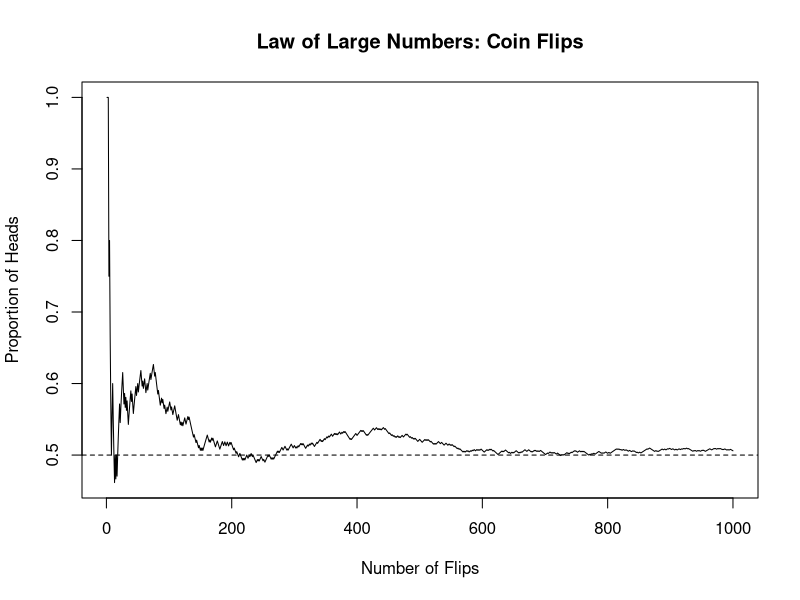

Generate this figure with R:
## ---- chunk 1
# Simulasi lempar koin untuk menunjukkan pola jangka panjang
set.seed(123)
n_flips <- 1000
flips <- sample(c("Head", "Tail"), n_flips, replace = TRUE)

# Proporsi Head secara kumulatif
cumulative_heads <- cumsum(flips == "Head")
cumulative_prop <- cumulative_heads / (1:n_flips)

# Plot konvergensi ke 0.5
plot(1:n_flips, cumulative_prop, type = "l",
     xlab = "Number of Flips", 
     ylab = "Proportion of Heads",
     main = "Law of Large Numbers: Coin Flips")
abline(h = 0.5, lty = 2)
## ---- chunk 2
# Ruang sampel berdasarkan jumlah Head
S1 <- c("0 Head", "1 Head", "2 Head")
print(S1)
## ---- chunk 3
# Ruang sampel berdasarkan urutan
S2 <- c("HH", "HT", "TH", "TT")
print(S2)
## ---- chunk 4
# Contoh: Password 3 digit (0-9) dan 2 huruf (A-Z)
digit_choices <- 10
letter_choices <- 26
total_passwords <- digit_choices^3 * letter_choices^2
print(paste("Total passwords:", format(total_passwords, scientific = FALSE)))
## ---- chunk 5
# Fungsi helper
permutation <- function(n, k) factorial(n) / factorial(n - k)
combination <- function(n, k) factorial(n) / (factorial(k) * factorial(n - k))

# Contoh: Memilih 3 mahasiswa dari 10 untuk menjadi ketua, wakil, sekretaris
print(paste("Permutasi (urutan penting):", permutation(10, 3)))
print(paste("Kombinasi (urutan tidak penting):", combination(10, 3)))
## ---- chunk 6
# Visualisasi dengan R (sederhana)
# Koin 1: A atau G
# Koin 2: A atau G
hasil_2_koin <- expand.grid(Koin1 = c("A", "G"), 
                            Koin2 = c("A", "G"))
print(hasil_2_koin)
## ---- chunk 7
# Simulasi data diagnosis
S <- expand.grid(Test = c("Positive", "Negative"), 
                 COVID = c("Has", "NoHas"))
print("Sample Space for COVID Test:")
print(S)

# Define events
A <- S[S$Test == "Positive", ]
B <- S[S$COVID == "Has", ]
print("Event A (Test Positive):")
print(A)
## ---- chunk 8
# Simulasi data IPK
set.seed(456)
ipk <- rnorm(100, mean = 3.0, sd = 0.5)
ipk <- pmax(0, pmin(4, ipk))  # Batasi antara 0-4

# Buat partisi
partition <- cut(ipk, breaks = c(0, 2.5, 3.0, 3.5, 4.0),
                labels = c("Tidak Lulus", "Memuaskan", "Sangat Memuaskan", "Pujian"),
                include.lowest = TRUE)

# Tampilkan distribusi
table(partition)
## ---- chunk 9
# Verifikasi De Morgan's Law dengan contoh
S <- 1:10
A <- c(2, 4, 6, 8, 10)  # Bilangan genap
B <- c(1, 3, 5, 7, 9)   # Bilangan ganjil

# Law 1: (A ∪ B)' = A' ∩ B'
union_AB <- union(A, B)
complement_union <- setdiff(S, union_AB)

complement_A <- setdiff(S, A)
complement_B <- setdiff(S, B)
intersection_complements <- intersect(complement_A, complement_B)

print("Verifikasi De Morgan Law 1:")
print(paste("(A ∪ B)':", paste(complement_union, collapse = ", ")))
print(paste("A' ∩ B':", paste(intersection_complements, collapse = ", ")))
print(paste("Equal?", identical(complement_union, intersection_complements)))
